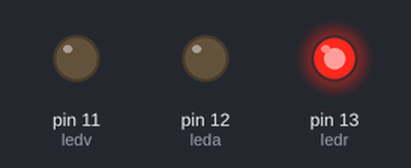
Recording of a sketch running on a simulated Arduino Uno, built with avr-gcc and run on an emulated ATmega328P. Shown: output pins drawn as LEDs (lit = HIGH).

Above: at 5.2 s.
At 16.7 s:
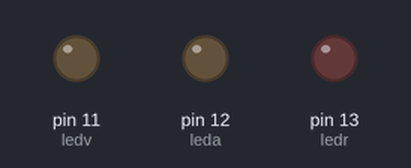
At 28.2 s:
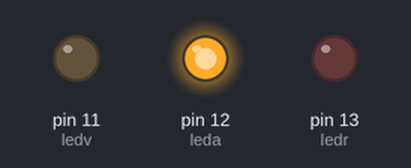
At 42.7 s:
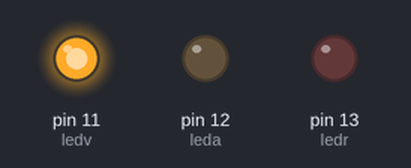
Timing chart, 0 to 56.4 s (numbered marks = the images above):
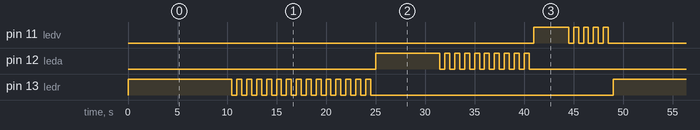

Measured:
- by itself, pin 11 (ledv): goes HIGH 3.5 s, 4 × (LOW 0.50 s, HIGH 0.50 s), LOW 41.5 s, HIGH 3.5 s, 4 × (LOW 0.50 s, HIGH 0.50 s), then LOW
- by itself, pin 12 (leda): repeats every 49.0 s: 9 × (LOW 0.50 s, HIGH 0.50 s), LOW 33.5 s, HIGH 6.5 s
- by itself, pin 13 (ledr): repeats every 49.0 s: 14 × (LOW 0.50 s, HIGH 0.50 s), LOW 24.5 s, HIGH 10.5 s

The sketch:

Semaforo.ino
```cpp
///Definimos variables///
const int ledr=13,leda=12,ledv=11;
int cont;


void setup()
{

  pinMode(ledr, OUTPUT);
  pinMode(leda,OUTPUT);
  pinMode(ledv,OUTPUT);
}

void loop()
{
  digitalWrite(ledr,HIGH);
  delay(10000);
       for(cont=0;cont<15;cont++){
        digitalWrite(ledr,HIGH);
         delay(500);
          digitalWrite(ledr,LOW);
           delay(500);
  }
  digitalWrite(ledr,LOW);
  digitalWrite(leda,HIGH);
  delay(6000);
  for(cont=0;cont<10;cont++){
        digitalWrite(leda,HIGH);
         delay(500);
          digitalWrite(leda,LOW);
           delay(500);
  }
  digitalWrite(leda,LOW);
  digitalWrite(ledv,HIGH);
  delay(3000);
  for(cont=0;cont<5;cont++){
        digitalWrite(ledv,HIGH);
         delay(500);
          digitalWrite(ledv,LOW);
           delay(500);
  }

}
```
